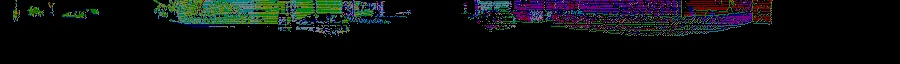
#> input picture python-img_gist_feature/test/NomalMat.jpg, 900 x 64 px
$ python _test_get_gist.py   (older library calls are emulated)
#> lines starting #> are read from the running program, lines starting #| are printed output that depends on the picture
### python-img_gist_feature/img_gist_feature/utils_gist.py
# -*- coding: utf-8 -*-

import os
import cv2
import sys
import time
import numpy as np

S_NOW_DIR = os.path.dirname(os.path.abspath(__file__))
sys.path.append(S_NOW_DIR)

from util__img import *

class GistUtils:
    def __init__(self, n_resize=128, n_w=5, ln_orientation=[8, 8, 8, 8], n_block_num=4, n_prefilt=4):
        # vector dim(single chanle) = sum(ln_orientation) * n_block_num * n_block_num
        # (8+8+8+8)*(4*4) = 512
        self.n_resize = n_resize
        self.n_boundaryExtension = self.n_resize // 4
        self.n_w = n_w
        self.ln_orientation = ln_orientation
        self.n_block_num = n_block_num  # MUST n_resize % n_block_num == 0
        self.n_prefilt = n_prefilt

        self.__create_gabor()
        self.__get_gfmat()

    def get_gist_vec(self, np_img_raw, mode="rgb"):
        # resize
        np_img_resize, n_ret = img_resize(np_img_raw, (self.n_resize, self.n_resize))
        if n_ret != 0:
            print("image resize error")
            return None

        # convert gray or rgb
        np_gist = None
        if mode.lower() == "gray":
            np_img_gray, n_ret = img_2gray(np_img_resize)
            np_prefilt_img = self.__get_pre_filt(np_img_gray)
            np_gist = self.__gist_main(np_prefilt_img)

        elif mode.lower() == "rgb" or mode.lower() == "bgr":
            np_img_bgr, n_ret = img_2bgr(np_img_resize)

            np_img_b = np_img_bgr[:,:,0]
            np_img_g = np_img_bgr[:,:,1]
            np_img_r = np_img_bgr[:,:,2]

            np_gist_b = self.__get_pre_filt(np_img_b)
            np_gist_g = self.__get_pre_filt(np_img_g)
            np_gist_r = self.__get_pre_filt(np_img_r)

            np_gist_b = self.__gist_main(np_gist_b)
            np_gist_g = self.__gist_main(np_gist_g)
            np_gist_r = self.__gist_main(np_gist_r)


            np_gist = np.hstack([np_gist_b, np_gist_g, np_gist_r])
        else:
            print("input mode error")

        return np_gist

    def __get_pre_filt(self, np_img):
        np_log_img = np.log(np_img + 1.0)
        np_pad_img = np.pad(np_log_img,((self.n_w,self.n_w), (self.n_w,self.n_w)), 'symmetric')

        np_gf = self.np_gf
        np_out = np_pad_img - np.real(np.fft.ifft2(np.fft.fft2(np_pad_img) * np_gf ))

        np_local = np.sqrt(np.abs(np.fft.ifft2(np.fft.fft2(np_out **2) * np_gf)))
        np_out = np_out / (0.2 + np_local)

        n_size = self.n_resize + 2 * self.n_w

        return np_out[self.n_w: n_size - self.n_w, self.n_w : n_size - self.n_w]

    def __gist_main(self, np_prefilt_img):

        n_b = self.n_boundaryExtension
        np_pad_img = np.pad(np_prefilt_img, ((n_b, n_b), (n_b, n_b)), 'symmetric')
        np_fft2_img = np.fft.fft2(np_pad_img)


        n_filter = self.np_gabor.shape[2]
        n_size = self.np_gabor.shape[0]
        lf_gist = []
        for i in range(n_filter):
            np_res = np.abs(np.fft.ifft2( np_fft2_img * self.np_gabor[:,:,i] ))

            np_res = np_res[n_b: n_size - n_b, n_b : n_size - n_b]

            lf_filter_res = self.__down_sampling(np_res)
            lf_gist = lf_gist + lf_filter_res

        np_gist = np.asarray(lf_gist)
        return np_gist[np.newaxis,:]

    def __create_gabor(self):
        n_gabor_size = self.n_resize + 2 * self.n_boundaryExtension
        ln_or = self.ln_orientation

        n_scales = len(ln_or)
        n_filters = sum(ln_or)

        np_param = np.zeros((n_filters, 4), dtype = np.float64)
        n_index = 0
        for i in range(n_scales):
            for j in range(0, ln_or[i]):
                np_param[n_index, 0] = 0.35
                np_param[n_index, 1] = 0.3 / (1.85**i)
                np_param[n_index, 2] = 16 *(ln_or[i]**2)/(32**2)
                np_param[n_index, 3] = np.pi/ln_or[i] * j

                n_index += 1


        np_linear = np.linspace(-n_gabor_size//2, n_gabor_size//2-1, n_gabor_size)
        np_fx, np_fy = np.meshgrid(np_linear, np_linear)
        np_res_A = np.fft.fftshift(np.sqrt(np_fx ** 2 + np_fy**2))
        np_res_B = np.fft.fftshift(np.angle(np_fx + 1j*np_fy))

        self.np_gabor = np.zeros((n_gabor_size, n_gabor_size, n_filters), dtype = np.float64)
        for i in range(n_filters):
            np_tr = np_res_B + np_param[i,3]
            np_A  = (np_tr < -np.pi) + 0.0
            np_B  = (np_tr > np.pi) + 0.0

            np_tr = np_tr + 2 *np.pi * np_A - 2*np.pi*np_B
            np_every_gabor = np.exp(-10 * np_param[i,0] * ((np_res_A / n_gabor_size /np_param[i,1] - 1) **2) - 2*np_param[i,2]*np.pi*(np_tr **2))

            self.np_gabor[:,:,i] = np_every_gabor

    # [15 lines left out: function sav_gist_gabor_to_dir, not called in this run]


    def __get_gfmat(self):
        n_s1 = self.n_prefilt /np.sqrt(np.log(2))
        n_boundray = self.n_resize + 2 * self.n_w

        np_linear = np.linspace(-n_boundray//2, n_boundray//2-1, n_boundray)
        np_fx, np_fy = np.meshgrid(np_linear, np_linear)

#        np_gf = np.fft.fftshift(np.exp( -(np_fx **2 + np_fy **2)/(n_s1 ** 2)))
        self.np_gf = np.fft.fftshift(np.exp( -(np_fx **2 + np_fy **2)/(n_s1 ** 2)))

    def __down_sampling(self, np_img):
        np_index = np.linspace(0, self.n_resize, self.n_block_num + 1, dtype = np.int)
        ln_data = []
        for i in range(self.n_block_num):
            for j in range(self.n_block_num):
                np_zone = np_img[np_index[i]: np_index[i+1] , np_index[j]: np_index[j+1]]
                np_zone = np_zone.T.reshape(-1)
#                n_res = np.median(np_zone)
                n_res = np.max(np_zone)
                ln_data.append(n_res)
        return ln_data


### python-img_gist_feature/img_gist_feature/util__img.py
# -*- coding: utf-8 -*-
import os
import sys
import cv2
import imghdr
import imageio
import numpy as np
from PIL import Image
from skimage import measure
S_NOW_DIR = os.path.dirname(os.path.abspath(__file__))
sys.path.append(S_NOW_DIR)
from util__base import *

'''
Is numpy matrix all no-zero data in alpha channel
'''
# [13 lines left out: function is_single_alpha, not called in this run]

'''
Convert raw image to small gray image, resize is  n_resize * n_resize
'''
def img_2gray(np_img_raw, run_log=None, b_print=False):
    if np_img_raw is None:
        s_msg = "input image null"
        run_log and run_log.error(s_msg)
        b_print and print(s_msg)
        return None, -3
    np_img_gray = None # Raw Image is BGR imge, so convert rgb to gray
    if len(np_img_raw.shape) == 3 and np_img_raw.shape[2] == 3:
        np_img_gray = cv2.cvtColor(np_img_raw, cv2.COLOR_BGR2GRAY)
    elif len(np_img_raw.shape) == 3 and np_img_raw.shape[2] == 4: # Raw Image is BGRA imge, there are different situation to solve
        n_sence = 3
        np_img_gray_choose = np.zeros([np_img_raw.shape[0], np_img_raw.shape[1], n_sence], dtype=np.uint8)

        np_img_gray_choose[:, :, 0] = 255 - np_img_raw[:, :, 3]
        np_img_gray_choose[:, :, 1] = cv2.cvtColor(np_img_raw, cv2.COLOR_BGRA2GRAY)
        np_img_gray_choose[:, :, 2] = cv2.cvtColor(np_img_raw[:, :, 0:3], cv2.COLOR_BGR2GRAY)

        ln_sence_non0_num = [] # Get nonzero element of every resize gray
        for i in range(n_sence):
            ln_sence_non0_num.append(len(np_img_gray_choose[:, :, i].nonzero()[0]))
        if len(set(ln_sence_non0_num)) > 1: # Which image has most nonzero element
            n_max_index = ln_sence_non0_num.index(max(ln_sence_non0_num))
            np_img_gray = np_img_gray_choose[:, :, n_max_index]
        else: # Which image has most different element
            ln_diff_pix_num = []
            for i in range(n_sence):
                ln_diff_pix_num.append(len(np.unique(np_img_gray_choose[:, :, i])))
            n_max_index = ln_diff_pix_num.index(max(ln_diff_pix_num))
            np_img_gray = np_img_gray_choose[:, :, n_max_index]
    elif len(np_img_raw.shape) == 3 and np_img_raw.shape[2] == 1: # Raw Image is gray image
        np_img_gray = np_img_raw[:, :, 0]
    elif len(np_img_raw.shape) == 2:
        np_img_gray = np_img_raw
    return np_img_gray, 0

'''
a image to bgr format
'''
def img_2bgr(np_img_in, run_log=None, b_print=False):
    if np_img_in is None:
        return None, -3

    np_img_bgr = None # if raw image is uint16 so conver to uint8
    if len(np_img_in.shape) == 3 and np_img_in.shape[2] == 3: # Raw Image is BGR imge, so continue
        np_img_bgr = np_img_in
    elif len(np_img_in.shape) == 3 and np_img_in.shape[2] == 4: # Raw Image is BGRA imge, there are different situation to solve
        h, w, c = np_img_in.shape
        np_img_bgr_1 = cv2.cvtColor(np_img_in, cv2.COLOR_BGRA2BGR)
        b, g, r, a = cv2.split(np_img_in)
        b = cv2.convertScaleAbs(b, alpha=(255.0/65535.0)) # (b/256).astype('uint8')
        g = cv2.convertScaleAbs(g, alpha=(255.0/65535.0))
        r = cv2.convertScaleAbs(r, alpha=(255.0/65535.0))
        a = cv2.convertScaleAbs(a, alpha=(255.0/65535.0))
        new_img  = cv2.merge((b, g, r))
        not_a = cv2.bitwise_not(a)
        not_a = cv2.cvtColor(not_a, cv2.COLOR_GRAY2BGR)
        new_img = cv2.bitwise_and(new_img, new_img, mask = a)
        np_img_bgr_2 = cv2.add(new_img, not_a)
        np_img_gray_1 = cv2.cvtColor(cv2.convertScaleAbs(np_img_bgr_1, alpha=(255.0/65535.0)), cv2.COLOR_BGR2GRAY) # Which image has most not white
        np_img_gray_2 = cv2.cvtColor(np_img_bgr_2, cv2.COLOR_BGR2GRAY)
        n_info_1 = len(np.unique(np_img_gray_1))
        n_info_2 = len(np.unique(np_img_gray_2))
        np_img_bgr = np_img_bgr_1 if n_info_1 >= n_info_2 else np_img_bgr_2
    elif len(np_img_in.shape) == 3 and np_img_in.shape[2] == 1: # Raw Image is gray image
        np_img_bgr = np.tile(np_img_in, (1, 1, 3))     # 256x256x1 ==> 256x256x3
    elif len(np_img_in.shape) == 2:
        np_img_bgr = np.tile(np_img_in, (3, 1, 1))     # 256x256 ==> 3x256x256
        np_img_bgr = np.transpose(np_img_bgr, (1, 2, 0))  # 3x256x256 ==> 256x256x3
    return np_img_bgr, 0

'''
resize a image
'''
def img_resize(np_img_in, ln_resize, run_log=None, b_print=False):
    try:
        np_img_resize = cv2.resize(np_img_in, ln_resize, fx=0.5, fy=0.5, interpolation=cv2.INTER_AREA)
        return np_img_resize, 0
    except Exception as e:
        s_msg = 'resize err:%s' % str(e)
        run_log and run_log.error(s_msg)
        b_print and print(s_msg)
        return None, -3

'''
A image is usable image
'''
# [31 lines left out: function is_usable_img, not called in this run]

'''
A image deblank
'''
# [50 lines left out: function img_deblank, not called in this run]

'''
Get all frame form gif
Mode
1             1 bit pixel, black and white, save 8 bit pixel
L             8 bit pixel, black and white
P             8 bit pixel, mapping other mode with using color palette
RGB           3×8 bit pixel, true color
RGBA          4×8位像素，真彩+透明通道
CMYK          4×8位像素，颜色隔离
YCbCr         3×8位像素，彩色视频格式
I             32位整型像素
F             32位浮点型像素
'''
# [25 lines left out: function get_all_frame_from_gif, not called in this run]

'''
get a gif frome each frame image
'''
# [12 lines left out: function gen_gif_from_frames, not called in this run]

'''
Get real format of a image
'''
# [15 lines left out: function get_img_obv_and_true_ext, not called in this run]

'''
Get numpy array from path of image
'''
# [9 lines left out: function read_img, not called in this run]

'''
Write a image with url
'''
# [10 lines left out: function write_img, not called in this run]

'''
Resize a image in window size
'''
# [22 lines left out: function img_resize_win, not called in this run]

'''
A image is right bpg format?
'''
# [21 lines left out: function is_bpg_img, not called in this run]

'''
Get histogram equalization image
'''
# [16 lines left out: function get_histeq_img, not called in this run]

'''
Compute ssim
'''
# [16 lines left out: function get_ssim, not called in this run]

'''
Canny edge detect
'''
# [17 lines left out: function canny_edge_detect, not called in this run]

### python-img_gist_feature/_test_get_gist.py
import cv2
import sys

sys.path.append("./img_gist_feature/")

from utils_gist import *

s_img_url = "./test/NomalMat.jpg"
gist_helper = GistUtils()
np_img = cv2.imread(s_img_url, -1)
#> np_img is the input picture: shape (64, 900, 3); mean B, G, R 16.4, 15.7, 13.2
print("default: rgb")
np_gist = gist_helper.get_gist_vec(np_img, mode="rgb")
#> in img_resize, `np_img_resize = cv2.resize(np_img_in, ln_resize, fx=0.5, fy=0.5, inter..`:
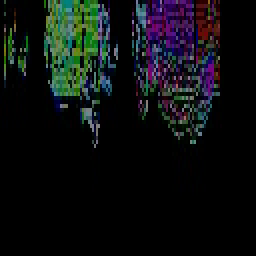
#> np_img_resize: shape (128, 128, 3) (shown 2 times larger); mean B, G, R 16.2, 15.7, 13.1
#> in get_gist_vec, `np_img_resize, n_ret = img_resize(np_img_raw, (self.n_resize, self.n_r..`: n_ret = 0
#> after the loop in __gist_main, `for i in range(n_filter):`:
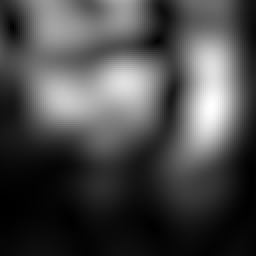
#> np_res: shape (128, 128) float64 (shown 2 times larger); min 7.65e-05, max 0.231, mean 0.0663; drawn with min black and max white
#> after the loop in __gist_main, `for i in range(n_filter):`: lf_gist = 512 values, max 0.642 at index 70, min 0.00182 at index 140, mean 0.184
#> in __gist_main, `np_gist = np.asarray(lf_gist)`: np_gist has the same summary as lf_gist
#> after the loop in __gist_main (call 2), `for i in range(n_filter):`:
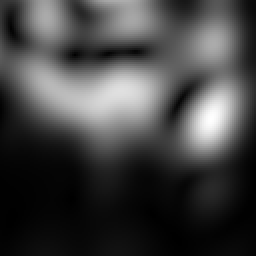
#> np_res: shape (128, 128) float64 (shown 2 times larger); min 1.5e-05, max 0.213, mean 0.0561; drawn with min black and max white
#> after the loop in __gist_main (call 2), `for i in range(n_filter):`: lf_gist = 512 values, max 0.726 at index 4, min 0.00111 at index 140, mean 0.177
#> in __gist_main (call 2), `np_gist = np.asarray(lf_gist)`: np_gist has the same summary as lf_gist
#> in __gist_main (call 3), `np_pad_img = np.pad(np_prefilt_img, ((n_b, n_b), (n_b, n_b)), 'symmetr..`:
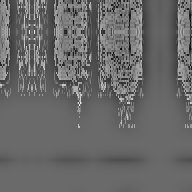
#> np_pad_img: shape (192, 192) float64; min -2.57, max 3.58, mean -0.0307; drawn with min black and max white
#> the loop in __gist_main (call 3), `for i in range(n_filter):` made 32 passes
#> pass 1, in __gist_main (call 3), `np_res = np_res[n_b: n_size - n_b, n_b : n_size - n_b]`:
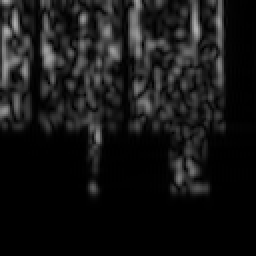
#> np_res: shape (128, 128) float64 (shown 2 times larger); min 2.4e-05, max 0.69, mean 0.0888
#> after the loop in __gist_main (call 3), `for i in range(n_filter):`:
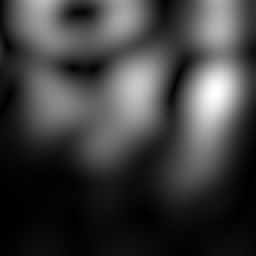
#> np_res: shape (128, 128) float64 (shown 2 times larger); min 9.16e-05, max 0.196, mean 0.0482; drawn with min black and max white
#> after the loop in __gist_main (call 3), `for i in range(n_filter):`: lf_gist = 512 values, max 0.69 at index 0, min 0.00124 at index 28, mean 0.183
#> in __gist_main (call 3), `np_gist = np.asarray(lf_gist)`: np_gist has the same summary as lf_gist
print("shape ", np_gist.shape)
#| shape  (1, 1536)
print("only show 10dim", np_gist[0,:10], "...")
#> (printed output is left out)
print()
print("convert rgb image")
np_gist = gist_helper.get_gist_vec(np_img, mode="rgb")
print("shape ", np_gist.shape)
#| shape  (1, 1536)
print("noly show 10dim", np_gist[0,:10], "...")
#> (printed output is left out)
print()
print("convert gray image")
np_gist = gist_helper.get_gist_vec(np_img, mode="gray")
#> in img_2gray, `np_img_gray = cv2.cvtColor(np_img_raw, cv2.COLOR_BGR2GRAY)`:
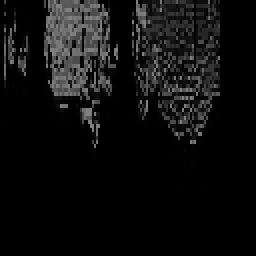
#> np_img_gray: shape (128, 128) (shown 2 times larger); min 0, max 131, mean 15
print("shape ", np_gist.shape)
#| shape  (1, 512)
print("noly show 10dim", np_gist[0,:10], "...")
#> (printed output is left out)
print()
